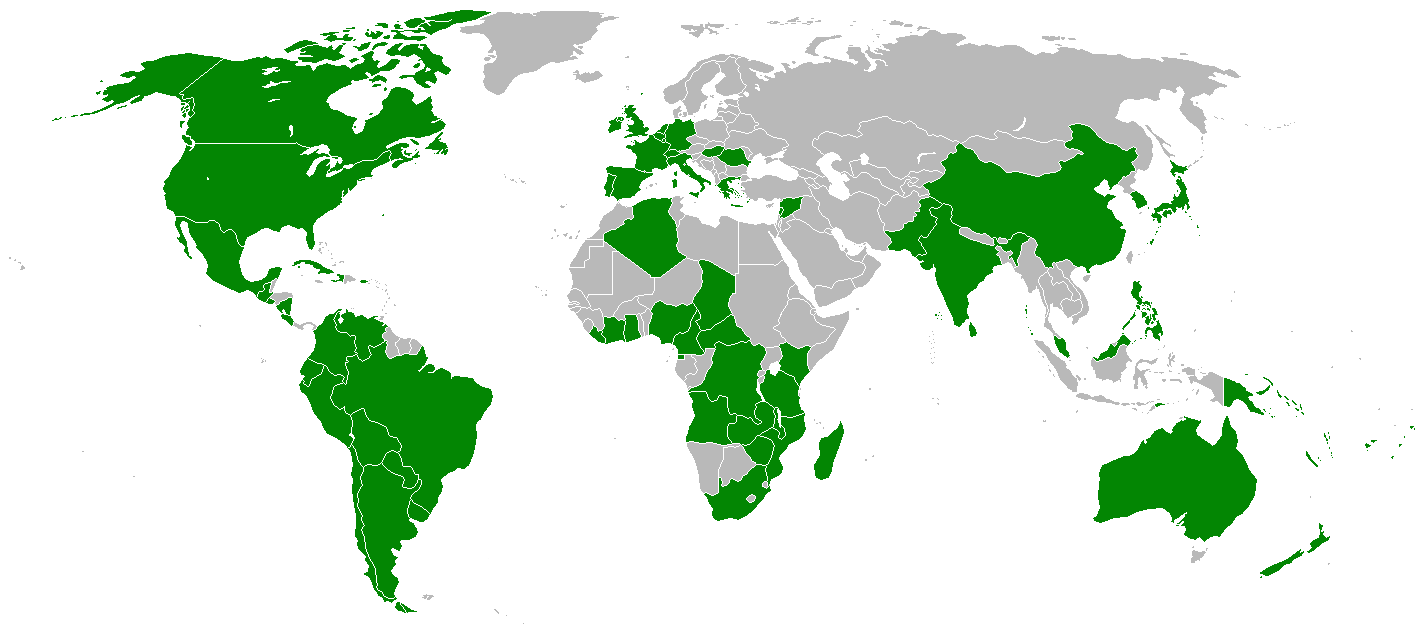
#> input picture assets/images/Marist_Brothers_World.png, 1425 x 625 px, given in place of 2026-04-17 19_10_24-NVIDIA GeForce Overlay.png, which was not available
$ python process_welcome.py
#> lines starting #> are read from the running program, lines starting #| are printed output that depends on the picture; pictures that were not available may be replaced by others from this repository, and a replacement may not be noted
from PIL import Image
import numpy as np

img_path = r'C:\Users\BERT-FMS\Desktop\2026-04-17 19_10_24-NVIDIA GeForce Overlay.png'
out_path = r'C:\Users\BERT-FMS\Desktop\VB PROJECTS\MaristEastAsia\assets\images\welcome-brush.png'

try:
    img = Image.open(img_path).convert('RGBA')
    data = np.array(img)

    r, g, b, a = data[:, :, 0], data[:, :, 1], data[:, :, 2], data[:, :, 3]
#> a: shape (625, 1425); every value is 255

    luminance = 0.299 * r + 0.587 * g + 0.114 * b
    new_a = 255 - luminance
    new_a = np.clip(new_a * 1.5, 0, 255).astype(np.uint8)
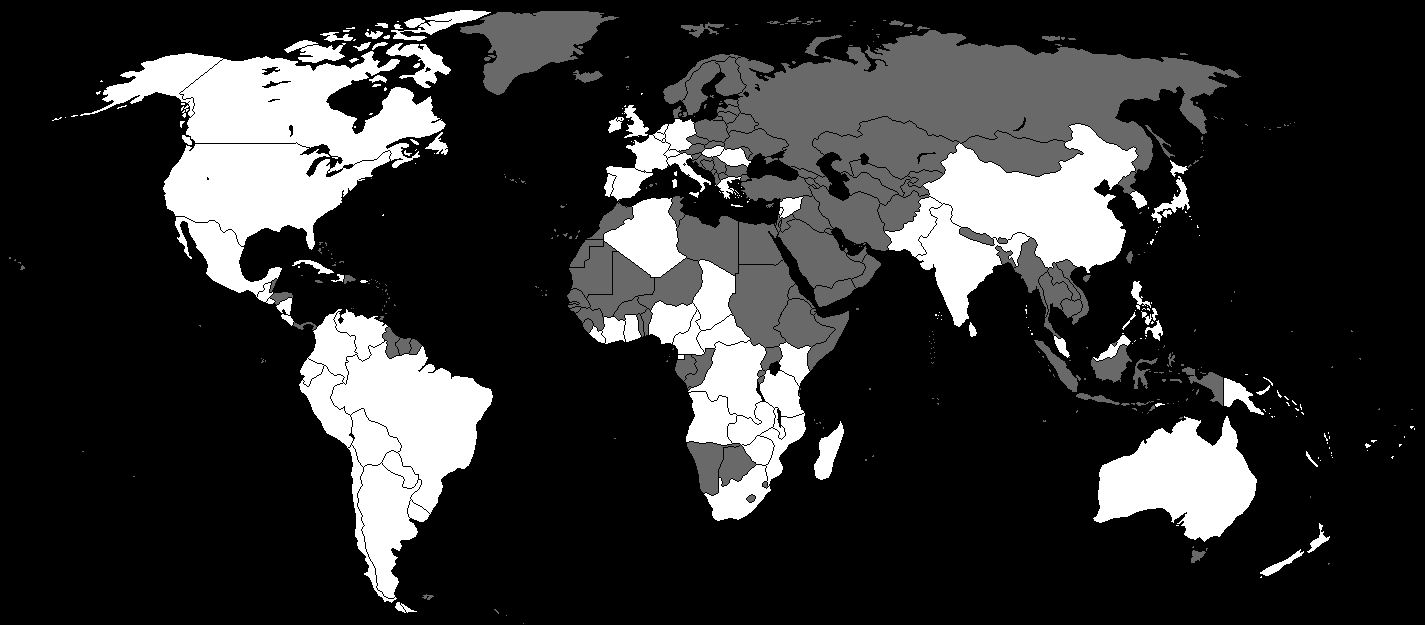
#> new_a: shape (625, 1425); min 0, max 255, mean 50.2

    data[:, :, 0] = 196
    data[:, :, 1] = 30
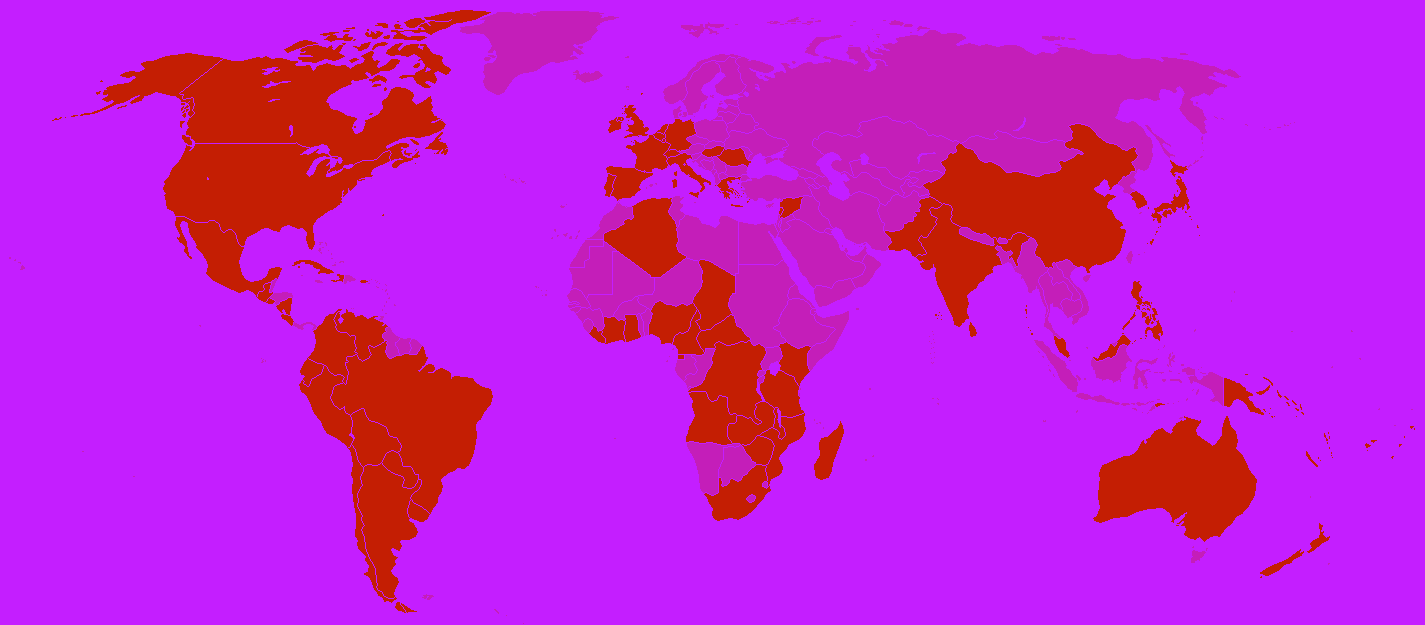
#> data: shape (625, 1425, 4); mean R, G, B, A 196, 30, 209.2, 255
    data[:, :, 2] = 58
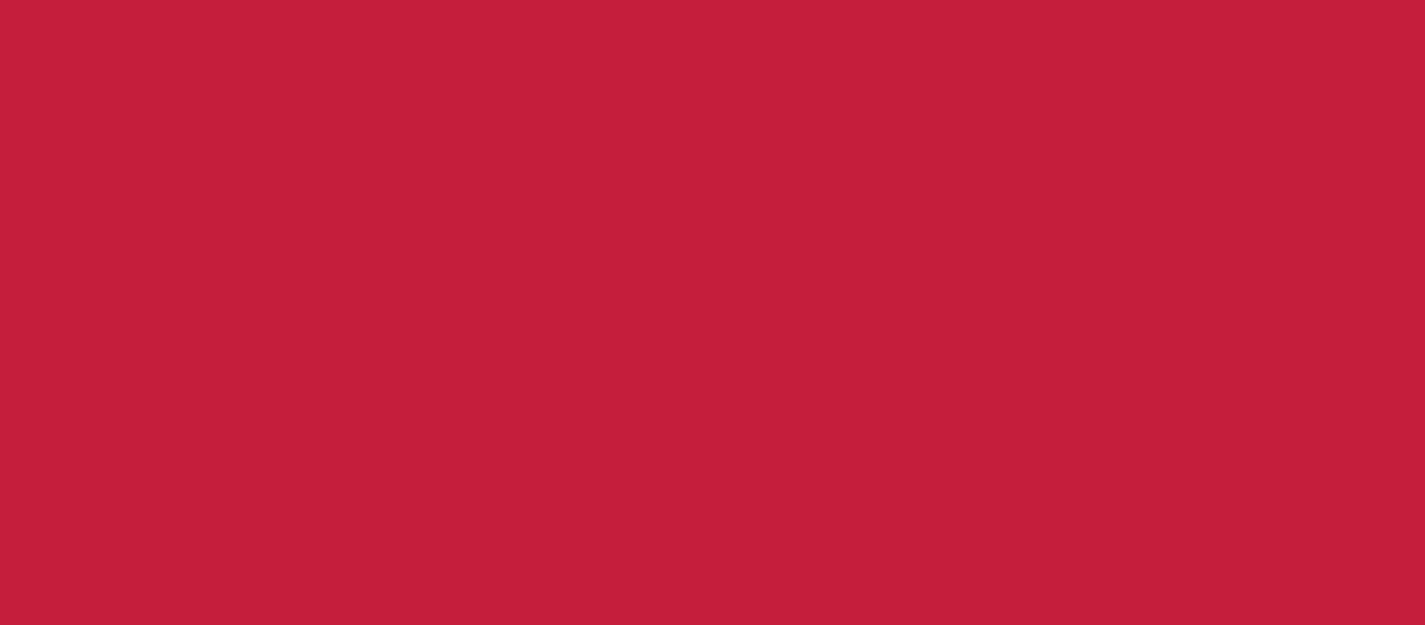
#> data: shape (625, 1425, 4); mean R, G, B, A 196, 30, 58, 255
    data[:, :, 3] = new_a
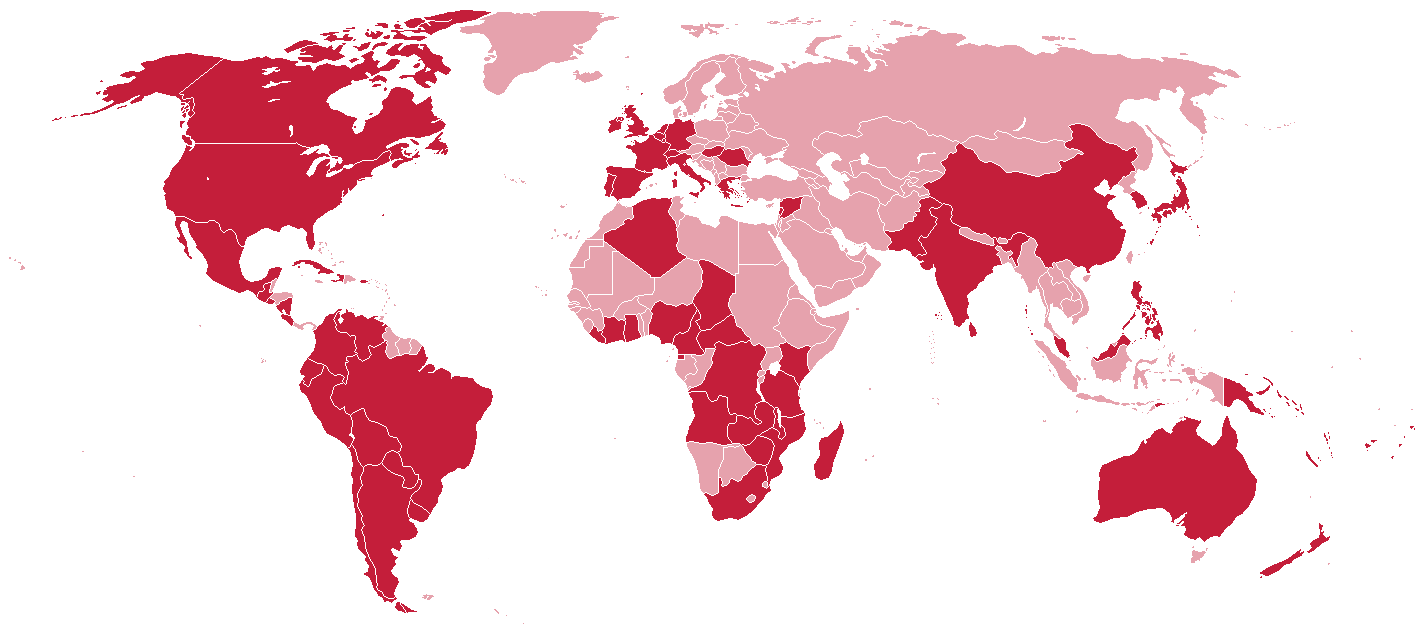
#> data: shape (625, 1425, 4); mean R, G, B, A 196, 30, 58, 50.2; transparent parts drawn white

    new_img = Image.fromarray(data, 'RGBA')
    new_img.save(out_path)
    print(f"Successfully processed and saved to {out_path}")
except Exception as e:
    print(f"Error: {e}")

$ run again, on assets/images/asia.png
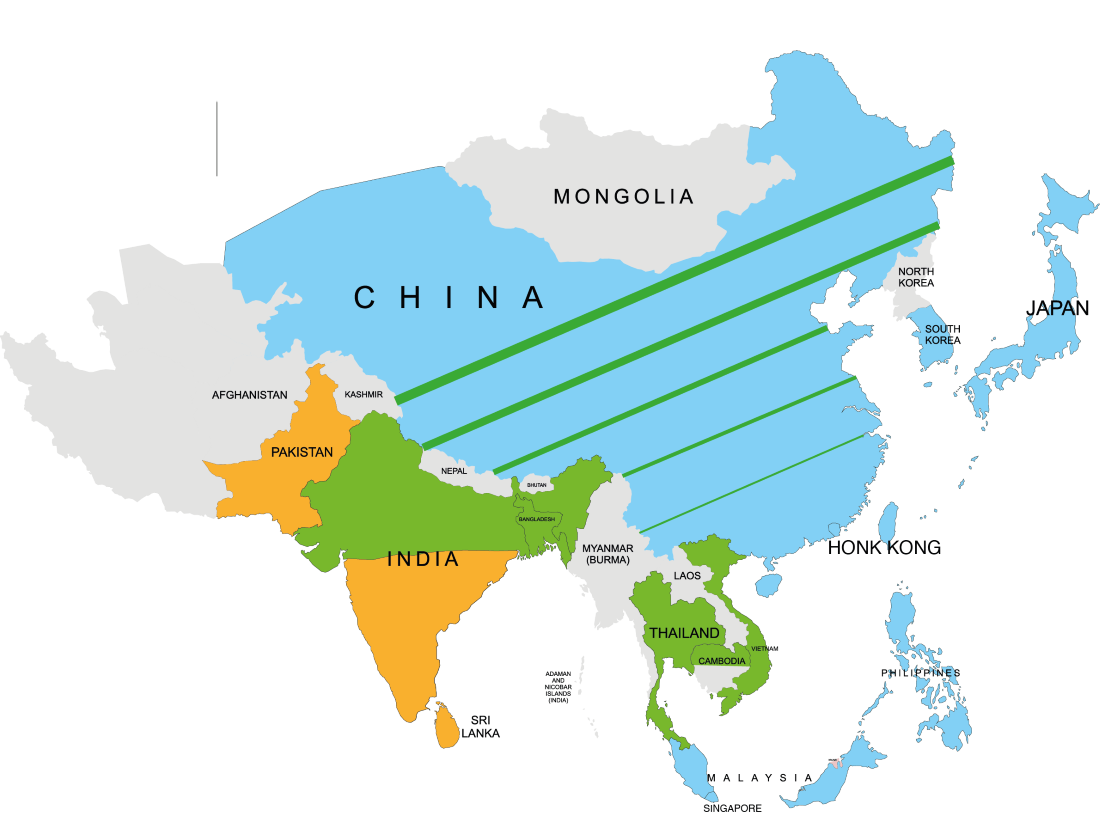
#> input picture assets/images/asia.png, 1100 x 817 px, given in place of 2026-04-17 19_10_24-NVIDIA GeForce Overlay.png, which was not available
#> img is the input picture: PIL image 1100x817 RGBA; mean R, G, B, A 83.4, 101.2, 97.5, 102.4
#> `luminance = 0.299 * r + 0.587 * g + 0.114 * b`:
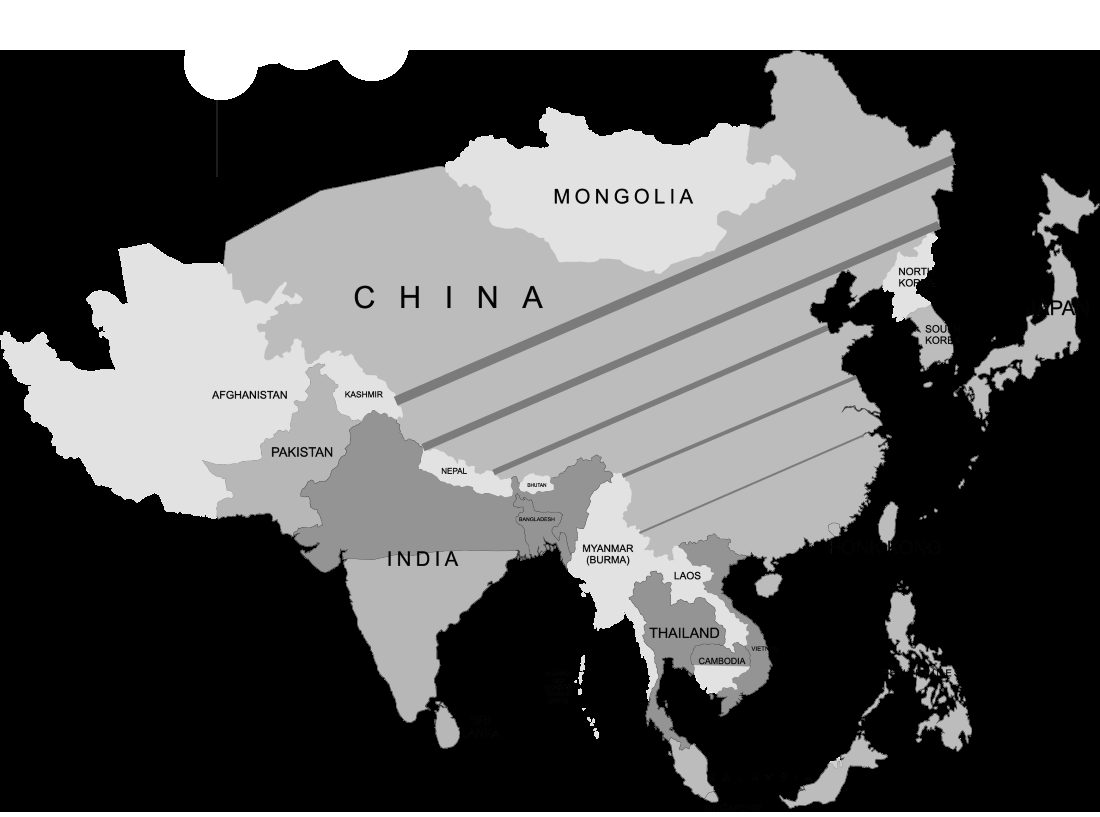
#> luminance: shape (817, 1100) float64; min 0, max 255, mean 95.4
#> `data[:, :, 3] = new_a`:
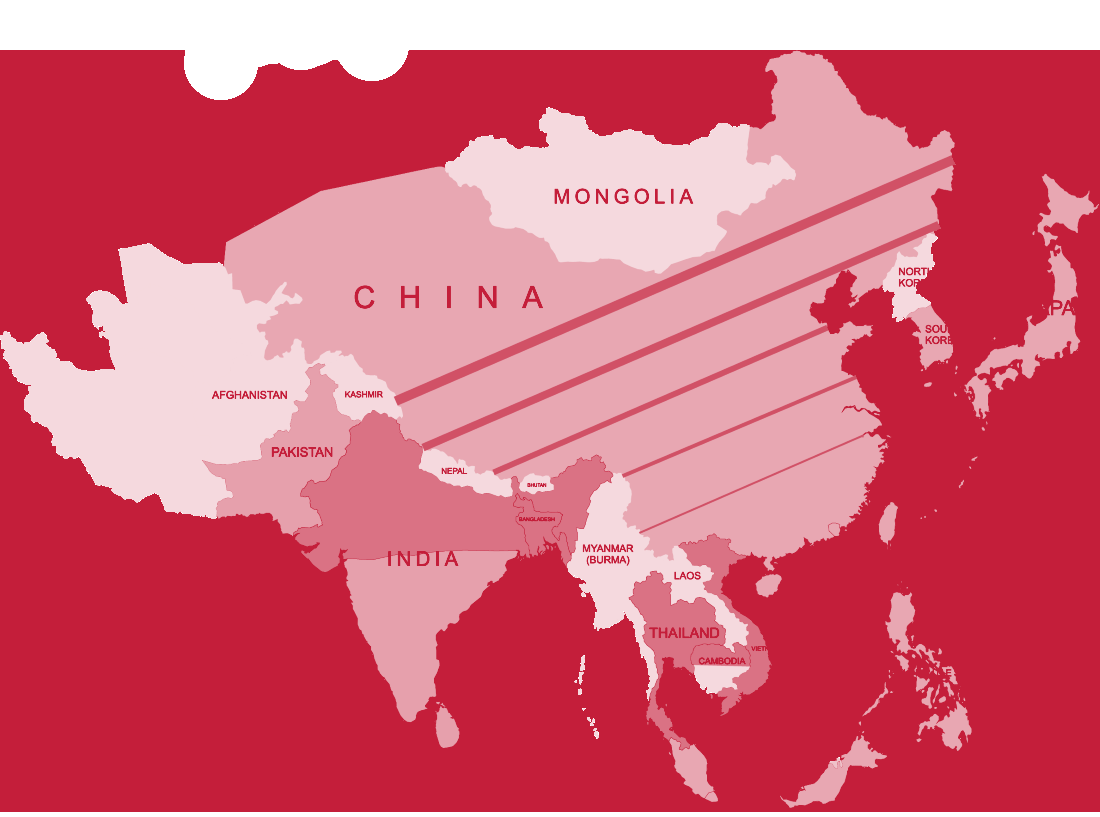
#> data: shape (817, 1100, 4); mean R, G, B, A 196, 30, 58, 172.7; transparent parts drawn white
